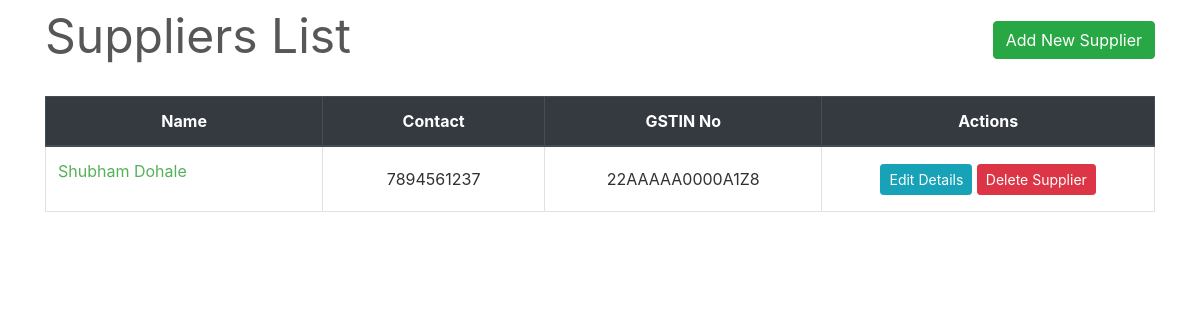
Page /transactions/suppliers/ on the earlier database version.
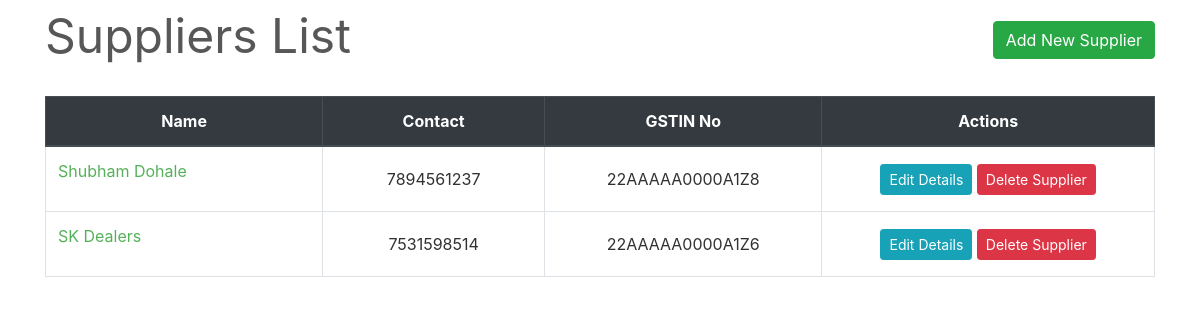
Same page on the later database version.
### transactions/models.py (models this page shows, shortened)
class Supplier(models.Model):
    id = models.AutoField(primary_key=True)
    name = models.CharField(max_length=150)
    phone = models.CharField(max_length=12, unique=True)
    address = models.CharField(max_length=200)
    email = models.EmailField(max_length=254, unique=True)
    gstin = models.CharField(max_length=15, unique=True)
    is_deleted = models.BooleanField(default=False)

### transactions/views.py (the view)
# urls.py: path('suppliers/', views.SupplierListView.as_view(), name='suppliers-list'),
class SupplierListView(ListView):
    model = Supplier
    template_name = "suppliers/suppliers_list.html"
    queryset = Supplier.objects.filter(is_deleted=False)
    paginate_by = 10

### transactions/templates/suppliers/suppliers_list.html (shortened to what this page needs)
{% extends "base.html" %}
{% load widget_tweaks %}
{% block content %}
    <div class="row" style="color: #575757; font-style: bold; font-size: 3rem;">
        <div class="col-md-8">Suppliers List</div>
        <div class="col-md-4">
            <div style="float:right;"> <a class="btn btn-success" href="{% url 'new-supplier' %}">Add New Supplier</a> </div>
        </div>
    </div>
    <br>
    <table class="table table-css table-hover table-bordered">
        <thead class="thead-dark align-middle">
            <tr>
                <th width="25%">Name</th>
                <th width="20%">Contact</th>
                <th width="25%">GSTIN No</th>
                <th width="30%">Actions</th>
            </tr>
        </thead>
{% if object_list %}
        <tbody>
            {% for supplier in object_list %}
            <tr>
                <td>
                    <p> <a href="{% url 'supplier' supplier.name %}">{{ supplier.name }}</a> </p>
                </td>
                <td class="align-middle"> {{ supplier.phone }} </td>
                <td class="align-middle"> {{ supplier.gstin }} </td>
                <td class="align-middle">
                    <div class="align-middle">
                        <a href="{% url 'edit-supplier' supplier.pk %}" class="btn btn-info btn-sm">Edit Details</a>
                        <a href="{% url 'delete-supplier' supplier.pk %}" class="btn btn-danger btn-sm">Delete Supplier</a>
                    </div>
                </td>
            </tr>
            {% endfor %}
        </tbody>
    </table>
{% else %}
        <tbody></tbody>
    </table>
    <br><br><br><br><br><br><br><br>
    <div style="color: #575757; font-style: bold; font-size: 1.5rem; text-align: center;">The records are empty. Please try adding some.</div>
{% endif %}
{% endblock content %}

Differences in the rows shown:
added Supplier: name "SK Dealers", phone "7531598514", gstin "22AAAAA0000A1Z6"
